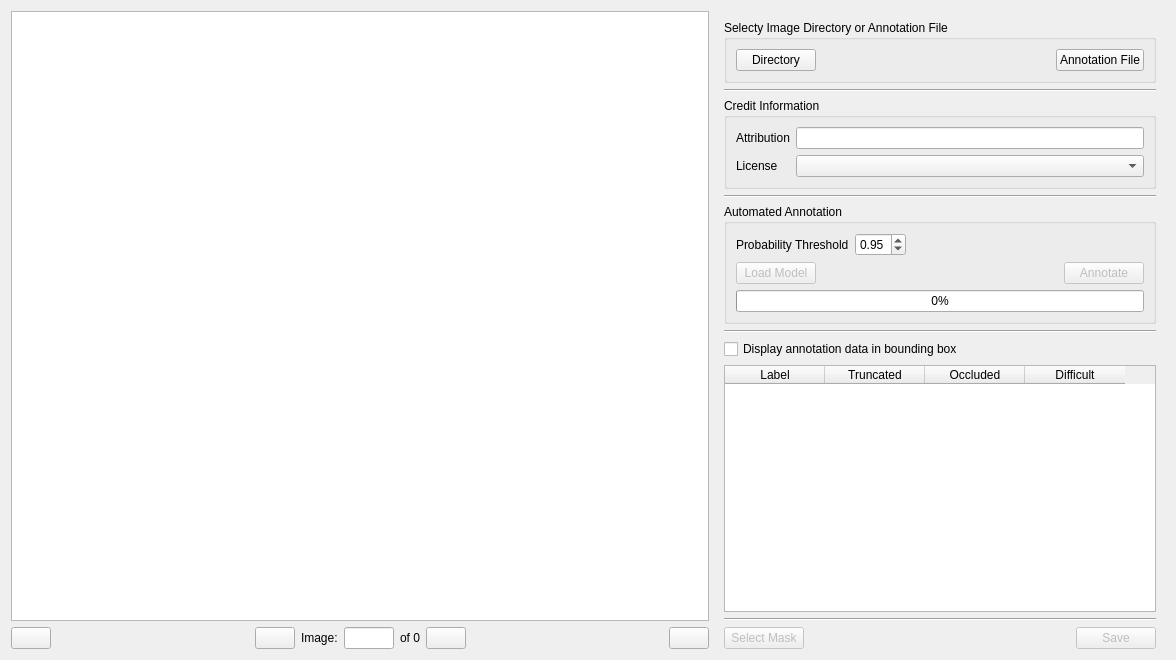
<?xml version="1.0" encoding="UTF-8"?>
<ui version="4.0">
 <class>Form</class>
 <widget class="QWidget" name="Form">
  <property name="geometry">
   <rect>
    <x>0</x>
    <y>0</y>
    <width>1176</width>
    <height>660</height>
   </rect>
  </property>
  <property name="minimumSize">
   <size>
    <width>600</width>
    <height>0</height>
   </size>
  </property>
  <property name="windowTitle">
   <string>Widget</string>
  </property>
  <layout class="QGridLayout" name="gridLayout">
   <item row="0" column="0">
    <widget class="AnnotationGraphicsView" name="graphicsView">
     <property name="minimumSize">
      <size>
       <width>0</width>
       <height>0</height>
      </size>
     </property>
    </widget>
   </item>
   <item row="1" column="0">
    <layout class="QHBoxLayout" name="horizontalLayout_2">
     <item>
      <widget class="QPushButton" name="pushButtonPrevious">
       <property name="maximumSize">
        <size>
         <width>50</width>
         <height>16777215</height>
        </size>
       </property>
       <property name="toolTip">
        <string>Previous image</string>
       </property>
       <property name="text">
        <string/>
       </property>
       <property name="icon">
        <iconset>
         <normaloff>icons/go-previous.png</normaloff>icons/go-previous.png</iconset>
       </property>
      </widget>
     </item>
     <item>
      <spacer name="horizontalSpacer">
       <property name="orientation">
        <enum>Qt::Horizontal</enum>
       </property>
       <property name="sizeHint" stdset="0">
        <size>
         <width>40</width>
         <height>20</height>
        </size>
       </property>
      </spacer>
     </item>
     <item>
      <widget class="QPushButton" name="pushButtonAnnotatedPrevious">
       <property name="toolTip">
        <string>Previous Annotated Image</string>
       </property>
       <property name="text">
        <string/>
       </property>
       <property name="icon">
        <iconset>
         <normaloff>icons/go-first.png</normaloff>icons/go-first.png</iconset>
       </property>
      </widget>
     </item>
     <item>
      <widget class="QLabel" name="label_4">
       <property name="text">
        <string>Image:</string>
       </property>
      </widget>
     </item>
     <item>
      <widget class="QLineEdit" name="lineEditCurrentImage">
       <property name="maximumSize">
        <size>
         <width>50</width>
         <height>16777215</height>
        </size>
       </property>
      </widget>
     </item>
     <item>
      <widget class="QLabel" name="labelImages">
       <property name="text">
        <string>of 0</string>
       </property>
      </widget>
     </item>
     <item>
      <widget class="QPushButton" name="pushButtonAnnotatedNext">
       <property name="toolTip">
        <string>Next Annotated Image</string>
       </property>
       <property name="text">
        <string/>
       </property>
       <property name="icon">
        <iconset>
         <normaloff>icons/go-last.png</normaloff>icons/go-last.png</iconset>
       </property>
      </widget>
     </item>
     <item>
      <spacer name="horizontalSpacer_2">
       <property name="orientation">
        <enum>Qt::Horizontal</enum>
       </property>
       <property name="sizeHint" stdset="0">
        <size>
         <width>40</width>
         <height>20</height>
        </size>
       </property>
      </spacer>
     </item>
     <item>
      <widget class="QPushButton" name="pushButtonNext">
       <property name="maximumSize">
        <size>
         <width>50</width>
         <height>16777215</height>
        </size>
       </property>
       <property name="toolTip">
        <string>Next image</string>
       </property>
       <property name="text">
        <string/>
       </property>
       <property name="icon">
        <iconset>
         <normaloff>icons/go-next.png</normaloff>icons/go-next.png</iconset>
       </property>
      </widget>
     </item>
    </layout>
   </item>
   <item row="0" column="1" rowspan="2">
    <widget class="QFrame" name="frame_2">
     <property name="minimumSize">
      <size>
       <width>450</width>
       <height>0</height>
      </size>
     </property>
     <property name="maximumSize">
      <size>
       <width>300</width>
       <height>16777215</height>
      </size>
     </property>
     <property name="styleSheet">
      <string notr="true"/>
     </property>
     <property name="frameShape">
      <enum>QFrame::NoFrame</enum>
     </property>
     <property name="frameShadow">
      <enum>QFrame::Plain</enum>
     </property>
     <layout class="QVBoxLayout" name="verticalLayout">
      <property name="bottomMargin">
       <number>0</number>
      </property>
      <item>
       <widget class="QGroupBox" name="groupBox">
        <property name="autoFillBackground">
         <bool>false</bool>
        </property>
        <property name="styleSheet">
         <string notr="true"/>
        </property>
        <property name="title">
         <string>Selecty Image Directory or Annotation File</string>
        </property>
        <property name="flat">
         <bool>false</bool>
        </property>
        <property name="checkable">
         <bool>false</bool>
        </property>
        <layout class="QGridLayout" name="gridLayout_3">
         <item row="0" column="0">
          <widget class="QPushButton" name="pushButtonDirectory">
           <property name="text">
            <string>Directory</string>
           </property>
          </widget>
         </item>
         <item row="0" column="1">
          <spacer name="horizontalSpacer_3">
           <property name="orientation">
            <enum>Qt::Horizontal</enum>
           </property>
           <property name="sizeHint" stdset="0">
            <size>
             <width>87</width>
             <height>20</height>
            </size>
           </property>
          </spacer>
         </item>
         <item row="0" column="2">
          <widget class="QPushButton" name="pushButtonLabelFile">
           <property name="text">
            <string>Annotation File</string>
           </property>
          </widget>
         </item>
        </layout>
       </widget>
      </item>
      <item>
       <widget class="Line" name="line_3">
        <property name="orientation">
         <enum>Qt::Horizontal</enum>
        </property>
       </widget>
      </item>
      <item>
       <widget class="QGroupBox" name="groupBox_3">
        <property name="title">
         <string>Credit Information</string>
        </property>
        <layout class="QGridLayout" name="gridLayout_2">
         <item row="0" column="0">
          <widget class="QLabel" name="label">
           <property name="text">
            <string>Attribution</string>
           </property>
          </widget>
         </item>
         <item row="0" column="1">
          <widget class="QLineEdit" name="lineEditAttribution"/>
         </item>
         <item row="1" column="0">
          <widget class="QLabel" name="label_2">
           <property name="text">
            <string>License</string>
           </property>
          </widget>
         </item>
         <item row="1" column="1">
          <widget class="QComboBox" name="comboBoxLicense">
           <item>
            <property name="text">
             <string/>
            </property>
           </item>
           <item>
            <property name="text">
             <string>CC BY 4.0</string>
            </property>
           </item>
           <item>
            <property name="text">
             <string>CC BY-NC 4.0</string>
            </property>
           </item>
          </widget>
         </item>
        </layout>
       </widget>
      </item>
      <item>
       <widget class="Line" name="line_4">
        <property name="orientation">
         <enum>Qt::Horizontal</enum>
        </property>
       </widget>
      </item>
      <item>
       <widget class="QGroupBox" name="groupBox_2">
        <property name="title">
         <string>Automated Annotation</string>
        </property>
        <layout class="QVBoxLayout" name="verticalLayout_2">
         <item>
          <layout class="QHBoxLayout" name="horizontalLayout_4">
           <item>
            <widget class="QLabel" name="label_3">
             <property name="text">
              <string>Probability Threshold</string>
             </property>
            </widget>
           </item>
           <item>
            <widget class="QDoubleSpinBox" name="doubleSpinBoxThreshold">
             <property name="minimum">
              <double>0.500000000000000</double>
             </property>
             <property name="maximum">
              <double>1.000000000000000</double>
             </property>
             <property name="singleStep">
              <double>0.050000000000000</double>
             </property>
             <property name="value">
              <double>0.950000000000000</double>
             </property>
            </widget>
           </item>
           <item>
            <spacer name="horizontalSpacer_6">
             <property name="orientation">
              <enum>Qt::Horizontal</enum>
             </property>
             <property name="sizeHint" stdset="0">
              <size>
               <width>40</width>
               <height>20</height>
              </size>
             </property>
            </spacer>
           </item>
          </layout>
         </item>
         <item>
          <layout class="QHBoxLayout" name="horizontalLayout_3">
           <item>
            <widget class="QPushButton" name="pushButtonLoadModel">
             <property name="enabled">
              <bool>false</bool>
             </property>
             <property name="text">
              <string>Load Model</string>
             </property>
            </widget>
           </item>
           <item>
            <spacer name="horizontalSpacer_5">
             <property name="orientation">
              <enum>Qt::Horizontal</enum>
             </property>
             <property name="sizeHint" stdset="0">
              <size>
               <width>239</width>
               <height>20</height>
              </size>
             </property>
            </spacer>
           </item>
           <item>
            <widget class="QPushButton" name="pushButtonAnnotate">
             <property name="enabled">
              <bool>false</bool>
             </property>
             <property name="text">
              <string>Annotate</string>
             </property>
            </widget>
           </item>
          </layout>
         </item>
         <item>
          <widget class="QProgressBar" name="progressBar">
           <property name="value">
            <number>0</number>
           </property>
          </widget>
         </item>
        </layout>
       </widget>
      </item>
      <item>
       <widget class="Line" name="line">
        <property name="orientation">
         <enum>Qt::Horizontal</enum>
        </property>
       </widget>
      </item>
      <item>
       <widget class="QCheckBox" name="checkBoxDisplayAnnotationData">
        <property name="text">
         <string>Display annotation data in bounding box</string>
        </property>
       </widget>
      </item>
      <item>
       <widget class="QTableWidget" name="tableWidgetLabels">
        <column>
         <property name="text">
          <string>Label</string>
         </property>
        </column>
        <column>
         <property name="text">
          <string>Truncated</string>
         </property>
        </column>
        <column>
         <property name="text">
          <string>Occluded</string>
         </property>
        </column>
        <column>
         <property name="text">
          <string>Difficult</string>
         </property>
        </column>
       </widget>
      </item>
      <item>
       <widget class="Line" name="line_2">
        <property name="orientation">
         <enum>Qt::Horizontal</enum>
        </property>
       </widget>
      </item>
      <item>
       <layout class="QHBoxLayout" name="horizontalLayout">
        <item>
         <widget class="QPushButton" name="pushButtonSelectMask">
          <property name="enabled">
           <bool>false</bool>
          </property>
          <property name="text">
           <string>Select Mask</string>
          </property>
         </widget>
        </item>
        <item>
         <spacer name="horizontalSpacer_4">
          <property name="orientation">
           <enum>Qt::Horizontal</enum>
          </property>
          <property name="sizeHint" stdset="0">
           <size>
            <width>40</width>
            <height>20</height>
           </size>
          </property>
         </spacer>
        </item>
        <item>
         <widget class="QPushButton" name="pushButtonSave">
          <property name="enabled">
           <bool>false</bool>
          </property>
          <property name="text">
           <string>Save</string>
          </property>
         </widget>
        </item>
       </layout>
      </item>
     </layout>
    </widget>
   </item>
  </layout>
 </widget>
 <customwidgets>
  <customwidget>
   <class>AnnotationGraphicsView</class>
   <extends>QGraphicsView</extends>
   <header location="global">andenet/annotation_graphicsview</header>
  </customwidget>
 </customwidgets>
 <resources/>
 <connections/>
</ui>
